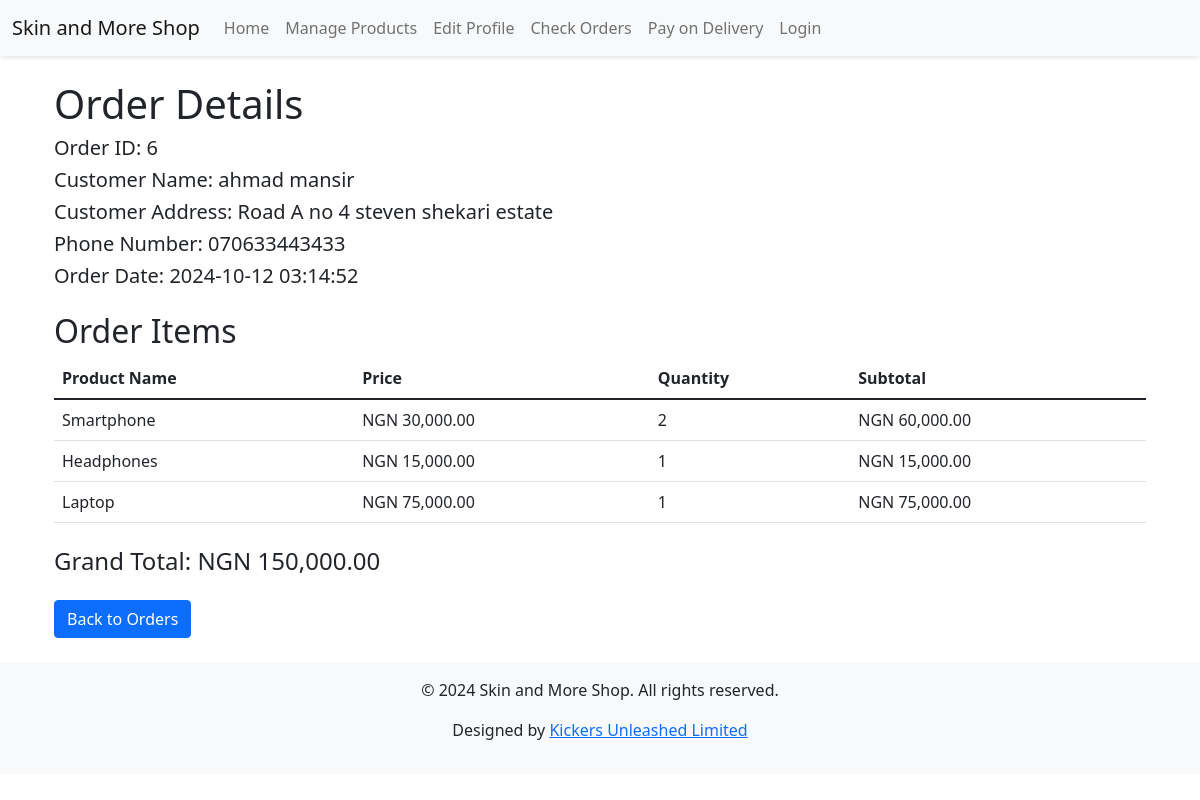
Screenshot of /Admin/view_order_details.php?id=6 with the database file from the repository.
### tables this page shows
CREATE TABLE `orders` (
  `id` int NOT NULL,
  `user_id` int DEFAULT NULL,
  `total_price` decimal(10,2) DEFAULT NULL,
  `address` varchar(255) NOT NULL,
  `phone_number` varchar(20) NOT NULL,
  `order_date` timestamp NULL DEFAULT CURRENT_TIMESTAMP,
  `total_amount` decimal(10,2) NOT NULL
);

CREATE TABLE `users` (
  `id` int NOT NULL,
  `name` varchar(255) NOT NULL,
  `phone_number` varchar(20) NOT NULL,
  `email` varchar(255) NOT NULL,
  `address` text NOT NULL,
  `gender` enum('male','female','other') NOT NULL,
  `password` varchar(255) NOT NULL,
  `created_at` timestamp NULL DEFAULT CURRENT_TIMESTAMP,
  `username` varchar(250) NOT NULL
);

CREATE TABLE `order_items` (
  `id` int NOT NULL,
  `order_id` int NOT NULL,
  `product_id` int NOT NULL,
  `quantity` int NOT NULL
);

CREATE TABLE `products` (
  `id` int NOT NULL,
  `name` varchar(255) DEFAULT NULL,
  `description` text,
  `price` decimal(10,2) DEFAULT NULL,
  `image` varchar(255) DEFAULT NULL
);

### Admin/view_order_details.php (the view, shortened to what this page needs)
<?php
include 'header.php';
$conn = new mysqli("localhost:8080", "root", "root", "shop_db", 3306);
$order_id = isset($_GET['id']) ? intval($_GET['id']) : 0;
$stmt = $conn->prepare("
    SELECT o.id, o.total_price AS total_amount, o.address, o.phone_number, o.order_date, u.name AS customer_name
    FROM orders o
    JOIN users u ON o.user_id = u.id
    WHERE o.id = ?
");
$stmt->bind_param("i", $order_id);
$stmt->execute();
$order_result = $stmt->get_result();
$order = $order_result->fetch_assoc();
$order_items_query = "
    SELECT oi.product_id, oi.quantity, p.name AS product_name, p.price
    FROM order_items oi
    JOIN products p ON oi.product_id = p.id
    WHERE oi.order_id = ?
";
$order_items_stmt = $conn->prepare($order_items_query);
$order_items_stmt->bind_param("i", $order_id);
$order_items_stmt->execute();
$order_items_result = $order_items_stmt->get_result();
$total_amount = 0;
?>
<!DOCTYPE html>
<html lang="en">
<head>
    <link href="https://cdn.jsdelivr.net/npm/bootstrap@5.1.3/dist/css/bootstrap.min.css" rel="stylesheet">
</head>
<body>
    <div class="container mt-4">
        <h1>Order Details</h1>
        <h5>Order ID: <?php echo htmlspecialchars($order['id']); ?></h5>
        <h5>Customer Name: <?php echo htmlspecialchars($order['customer_name']); ?></h5>
        <h5>Customer Address: <?php echo htmlspecialchars($order['address'] ?? 'N/A'); ?></h5>
        <h5>Phone Number: <?php echo htmlspecialchars($order['phone_number'] ?? 'N/A'); ?></h5>
        <h5>Order Date: <?php echo htmlspecialchars($order['order_date']); ?></h5>
        <h2 class="mt-4">Order Items</h2>
        <table class="table">
            <thead>
                <tr>
                    <th>Product Name</th>
                    <th>Price</th>
                    <th>Quantity</th>
                    <th>Subtotal</th>
                </tr>
            </thead>
            <tbody>
                <?php
                if ($order_items_result->num_rows > 0) {
                    while ($item = $order_items_result->fetch_assoc()) {
                        $subtotal = $item['price'] * $item['quantity'];
                        $total_amount += $subtotal;
                ?>
                <tr>
                    <td><?php echo htmlspecialchars($item['product_name']); ?></td>
                    <td>NGN <?php echo number_format($item['price'], 2); ?></td>
                    <td><?php echo $item['quantity']; ?></td>
                    <td>NGN <?php echo number_format($subtotal, 2); ?></td>
                </tr>
                <?php
                    }
                } else {
                    echo "<tr><td colspan='4'>No items found for this order.</td></tr>";
                }
                ?>
            </tbody>
        </table>
        <h4 class="mt-4">Grand Total: NGN <?php echo number_format($total_amount, 2); ?></h4>
        <a href="index.php" class="btn btn-primary mt-3">Back to Orders</a>
    </div>
    <?php include 'footer.php'; ?>
</body>
</html>

### Admin/header.php (style rules this page uses)
body { font-family: Arial, sans-serif; }

### rows the page displays
orders: id "6", user.name "ahmad mansir", address "Road A no 4 steven shekari estate", phone_number "070633443433", order_date "2024-10-12 03:14:52"
order_items: product.name "Smartphone", product.price "30,000.00", quantity "2", subtotal "60,000.00"
order_items: product.name "Headphones", product.price "15,000.00", quantity "1", subtotal "15,000.00"
order_items: product.name "Laptop", product.price "75,000.00", quantity "1", subtotal "75,000.00"

### other values shown
$total_amount "150,000.00"
